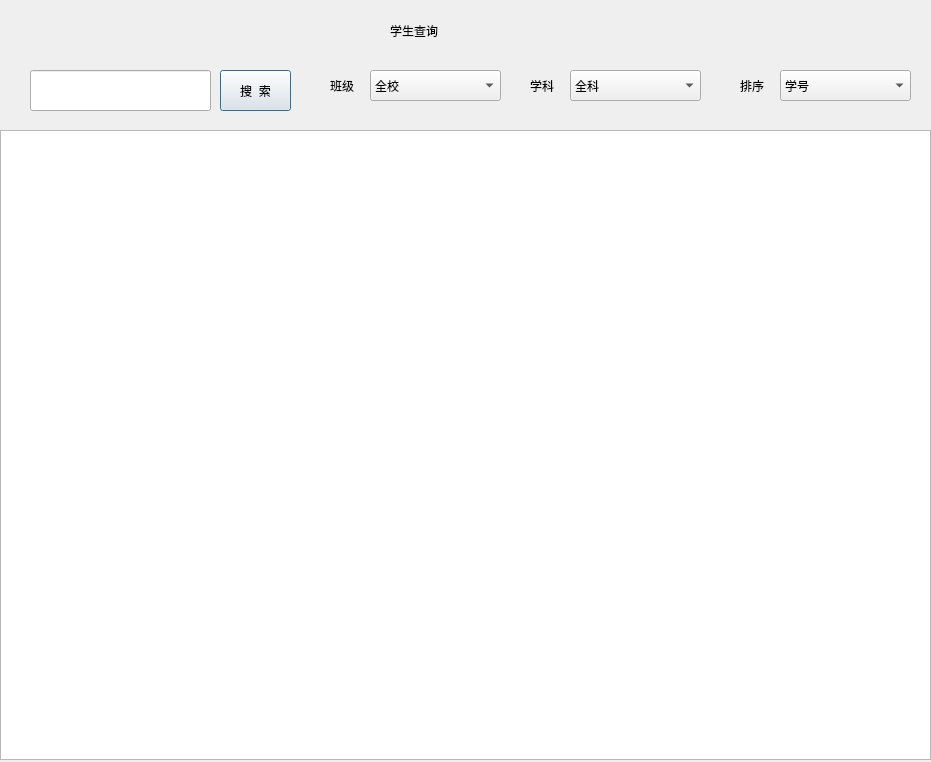
<?xml version="1.0" encoding="UTF-8"?>
<ui version="4.0">
 <class>Student</class>
 <widget class="QDialog" name="Student">
  <property name="windowModality">
   <enum>Qt::NonModal</enum>
  </property>
  <property name="geometry">
   <rect>
    <x>0</x>
    <y>0</y>
    <width>931</width>
    <height>762</height>
   </rect>
  </property>
  <property name="minimumSize">
   <size>
    <width>931</width>
    <height>762</height>
   </size>
  </property>
  <property name="maximumSize">
   <size>
    <width>931</width>
    <height>762</height>
   </size>
  </property>
  <property name="windowTitle">
   <string>Dialog</string>
  </property>
  <property name="autoFillBackground">
   <bool>false</bool>
  </property>
  <widget class="QPushButton" name="pushButton_2">
   <property name="geometry">
    <rect>
     <x>220</x>
     <y>70</y>
     <width>71</width>
     <height>41</height>
    </rect>
   </property>
   <property name="cursor">
    <cursorShape>PointingHandCursor</cursorShape>
   </property>
   <property name="styleSheet">
    <string notr="true">font: 75 10pt &quot;爱奇艺黑体&quot;;</string>
   </property>
   <property name="text">
    <string>搜  索</string>
   </property>
  </widget>
  <widget class="QLineEdit" name="search">
   <property name="geometry">
    <rect>
     <x>30</x>
     <y>70</y>
     <width>181</width>
     <height>41</height>
    </rect>
   </property>
  </widget>
  <widget class="QTableWidget" name="tablewidget">
   <property name="geometry">
    <rect>
     <x>0</x>
     <y>130</y>
     <width>931</width>
     <height>630</height>
    </rect>
   </property>
   <property name="minimumSize">
    <size>
     <width>931</width>
     <height>630</height>
    </size>
   </property>
   <property name="maximumSize">
    <size>
     <width>931</width>
     <height>630</height>
    </size>
   </property>
  </widget>
  <widget class="QLabel" name="label">
   <property name="geometry">
    <rect>
     <x>390</x>
     <y>10</y>
     <width>171</width>
     <height>41</height>
    </rect>
   </property>
   <property name="styleSheet">
    <string notr="true">font: 24pt &quot;隶书&quot;;</string>
   </property>
   <property name="text">
    <string>学生查询</string>
   </property>
  </widget>
  <widget class="QComboBox" name="comboBox">
   <property name="geometry">
    <rect>
     <x>570</x>
     <y>70</y>
     <width>131</width>
     <height>31</height>
    </rect>
   </property>
   <item>
    <property name="text">
     <string>全科</string>
    </property>
   </item>
   <item>
    <property name="text">
     <string>数学</string>
    </property>
   </item>
   <item>
    <property name="text">
     <string>语文</string>
    </property>
   </item>
   <item>
    <property name="text">
     <string>英语</string>
    </property>
   </item>
  </widget>
  <widget class="QLabel" name="label_2">
   <property name="geometry">
    <rect>
     <x>530</x>
     <y>70</y>
     <width>41</width>
     <height>31</height>
    </rect>
   </property>
   <property name="styleSheet">
    <string notr="true">font: 10pt &quot;楷体&quot;;</string>
   </property>
   <property name="text">
    <string>学科</string>
   </property>
  </widget>
  <widget class="QComboBox" name="comboBox_2">
   <property name="geometry">
    <rect>
     <x>370</x>
     <y>70</y>
     <width>131</width>
     <height>31</height>
    </rect>
   </property>
   <item>
    <property name="text">
     <string>全校</string>
    </property>
   </item>
   <item>
    <property name="text">
     <string>计算机1401</string>
    </property>
   </item>
   <item>
    <property name="text">
     <string>计算机1402</string>
    </property>
   </item>
   <item>
    <property name="text">
     <string>软件1401</string>
    </property>
   </item>
  </widget>
  <widget class="QLabel" name="label_3">
   <property name="geometry">
    <rect>
     <x>330</x>
     <y>70</y>
     <width>41</width>
     <height>31</height>
    </rect>
   </property>
   <property name="styleSheet">
    <string notr="true">font: 10pt &quot;楷体&quot;;</string>
   </property>
   <property name="text">
    <string>班级</string>
   </property>
  </widget>
  <widget class="QComboBox" name="comboBox_3">
   <property name="geometry">
    <rect>
     <x>780</x>
     <y>70</y>
     <width>131</width>
     <height>31</height>
    </rect>
   </property>
   <item>
    <property name="text">
     <string>学号</string>
    </property>
   </item>
   <item>
    <property name="text">
     <string>班级</string>
    </property>
   </item>
   <item>
    <property name="text">
     <string>语文</string>
    </property>
   </item>
   <item>
    <property name="text">
     <string>数学</string>
    </property>
   </item>
   <item>
    <property name="text">
     <string>英语</string>
    </property>
   </item>
  </widget>
  <widget class="QLabel" name="label_4">
   <property name="geometry">
    <rect>
     <x>740</x>
     <y>70</y>
     <width>41</width>
     <height>31</height>
    </rect>
   </property>
   <property name="styleSheet">
    <string notr="true">font: 10pt &quot;楷体&quot;;</string>
   </property>
   <property name="text">
    <string>排序</string>
   </property>
  </widget>
 </widget>
 <resources/>
 <connections/>
</ui>
